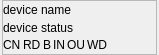
<?xml version="1.0" encoding="UTF-8"?>
<ui version="4.0">
 <class>Form</class>
 <widget class="QWidget" name="Form">
  <property name="geometry">
   <rect>
    <x>0</x>
    <y>0</y>
    <width>159</width>
    <height>55</height>
   </rect>
  </property>
  <property name="windowTitle">
   <string>Form</string>
  </property>
  <layout class="QVBoxLayout" name="verticalLayout_2">
   <property name="spacing">
    <number>0</number>
   </property>
   <property name="leftMargin">
    <number>2</number>
   </property>
   <property name="topMargin">
    <number>0</number>
   </property>
   <property name="rightMargin">
    <number>2</number>
   </property>
   <property name="bottomMargin">
    <number>0</number>
   </property>
   <item>
    <widget class="QFrame" name="frame">
     <property name="frameShape">
      <enum>QFrame::StyledPanel</enum>
     </property>
     <property name="frameShadow">
      <enum>QFrame::Raised</enum>
     </property>
     <layout class="QVBoxLayout" name="verticalLayout">
      <property name="spacing">
       <number>0</number>
      </property>
      <property name="leftMargin">
       <number>0</number>
      </property>
      <property name="topMargin">
       <number>0</number>
      </property>
      <property name="rightMargin">
       <number>0</number>
      </property>
      <property name="bottomMargin">
       <number>0</number>
      </property>
      <item>
       <widget class="QLabel" name="deviceNameLabel">
        <property name="text">
         <string>device name</string>
        </property>
       </widget>
      </item>
      <item>
       <widget class="QLabel" name="deviceStatusLabel">
        <property name="text">
         <string>device status</string>
        </property>
       </widget>
      </item>
      <item>
       <layout class="QHBoxLayout" name="horizontalLayout">
        <property name="spacing">
         <number>2</number>
        </property>
        <item>
         <widget class="QLabel" name="connectedLabel">
          <property name="text">
           <string>CN</string>
          </property>
         </widget>
        </item>
        <item>
         <widget class="QLabel" name="readyLabel">
          <property name="text">
           <string>RD</string>
          </property>
         </widget>
        </item>
        <item>
         <widget class="QLabel" name="busyLabel">
          <property name="text">
           <string>B</string>
          </property>
         </widget>
        </item>
        <item>
         <widget class="QLabel" name="lastRecvLabel">
          <property name="text">
           <string>IN</string>
          </property>
         </widget>
        </item>
        <item>
         <widget class="QLabel" name="lastSendLabel">
          <property name="text">
           <string>OU</string>
          </property>
         </widget>
        </item>
        <item>
         <widget class="QLabel" name="watchDogLabel">
          <property name="text">
           <string>WD</string>
          </property>
         </widget>
        </item>
        <item>
         <spacer name="horizontalSpacer">
          <property name="orientation">
           <enum>Qt::Horizontal</enum>
          </property>
          <property name="sizeHint" stdset="0">
           <size>
            <width>0</width>
            <height>0</height>
           </size>
          </property>
         </spacer>
        </item>
       </layout>
      </item>
     </layout>
    </widget>
   </item>
  </layout>
 </widget>
 <resources/>
 <connections/>
</ui>
